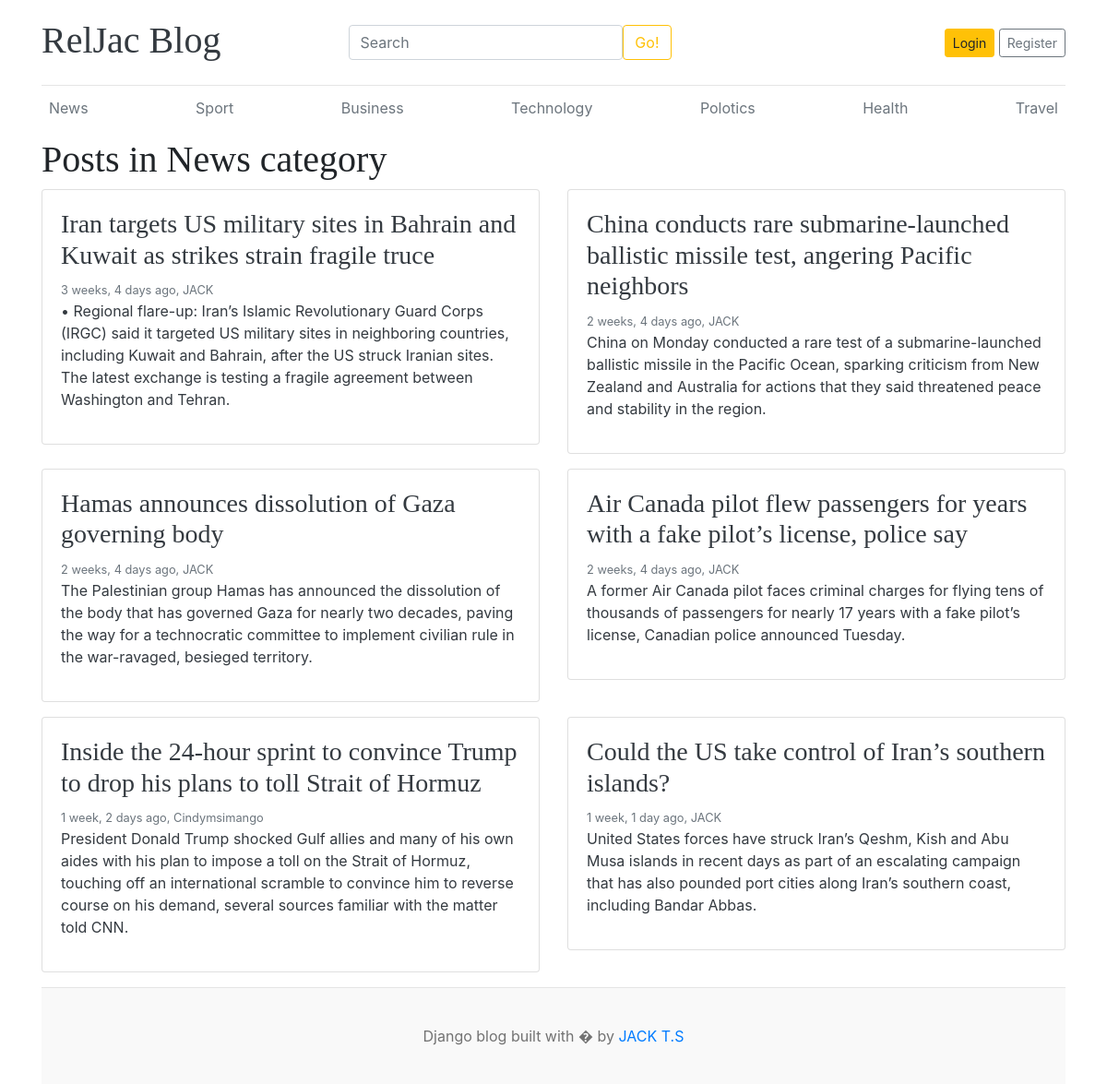
The page /posts_by_category/2/ on the database its author committed.
### blog/models.py (models this page shows, shortened)
class Category(models.Model):
  category_name = models.CharField(max_length=50, unique=True)
  created_at = models.DateTimeField(auto_now_add=True)
  updated_at = models.DateTimeField(auto_now=True)
  class Meta:
    verbose_name_plural = 'Categories'
  def __str__(self):
    return self.category_name

class Blog(models.Model):
    STATUS_CHOICES = [
        (0, 'Draft'),
        (1, 'Published')
    ]
    title = models.CharField(max_length=100)
    slug = models.SlugField(max_length=150, unique=True, blank=True)
    category = models.ForeignKey(Category, on_delete=models.CASCADE)
    author = models.ForeignKey(User, on_delete=models.CASCADE)
    featured_image = models.ImageField(upload_to='uploads/%Y/%m/%d')
    short_description = models.TextField(max_length=1000)
    blog_body = models.TextField(max_length=10000)
    status = models.IntegerField(choices=STATUS_CHOICES, default=0)
    is_headlines = models.BooleanField(default=False)
    is_featured = models.BooleanField(default=False)
    created_at = models.DateTimeField(auto_now_add=True)
    update_at = models.DateTimeField(auto_now=True)
    class Meta:
        verbose_name_plural = 'Blogs'

### blog/views.py (the view)
# urls.py: path('posts_by_category/<int:pk>/', views.posts_by_category, name='posts_by_category'),
def posts_by_category(request, pk):
    category = get_object_or_404(Category, pk=pk)
    posts = Blog.objects.filter(category=category)  # or category.posts.all()
    context = {
       'category': category,
       'posts': posts,
    }
    return render(request, 'blog/posts_by_category.html', context)

### blog/context_processors.py (called while the page is built)
def get_categories(request):
  categories = Category.objects.all()
  return dict(categories=categories)

def get_social_links(request):
  links = Social_media_links.objects.all()
  return dict(links=links)

### blog/templates/blog/posts_by_category.html
{% extends 'base.html' %}
{% block content %}
<h1>Posts in {{ category }} category</h1>
<div class="row">
  {% for post in posts %}
    <div class="col-md-6">
      <div class="card mb-3">
        <div class="card-body">
          <a href="{% url 'post_detail_page' post.slug %}"  class="text-dark">
              <h3>{{ post.title }}</h3>
              <small class="text-muted">{{ post.created_at|timesince }} ago, {{ post.author }}</small>
              <p>{{ post.short_description }}</p>
          </a>
        </div>
      </div>
    </div>
  {% empty %}
    <p>No posts in this category yet.</p>
  {% endfor %}
</div>
{% endblock %}

### templates/base.html (shortened to what this page needs)
{% load static %}
<!DOCTYPE html>
<html lang="en">
<head>
    <link href="https://getbootstrap.com/docs/4.0/dist/css/bootstrap.min.css" rel="stylesheet">
    <link href="{% static 'css/blog.css' %}" rel="stylesheet">
    <link rel="stylesheet" href="https://cdnjs.cloudflare.com/ajax/libs/font-awesome/4.7.0/css/font-awesome.min.css">
  </head>
<body>
    <div class="container">
      <header class="blog-header py-3">
        <div class="row flex-nowrap justify-content-between align-items-center">
          <div class="col-3 pt-1">
            <a class="blog-header-logo text-dark" href="{% url 'blog_homepage' %}"><h1>RelJac Blog</h1></a>
          </div>
          <div class="col-4">
             <form class="d-flex" role="search" action="{% url 'search' %}" method="GET">
              <input class="form-control me-2" type="text" name="keyword" value="{{ keyword }}" placeholder="Search" aria-label="Search"/>
              <button class="btn btn-outline-warning" type="submit">Go!</button>
            </form>
          </div>
          <div class="col-4 d-flex justify-content-end align-items-center">
            {% if not user.is_authenticated %}
              <a class="btn btn-sm btn-warning" href="{% url 'login_view' %}">Login</a> &nbsp;
              <a class="btn btn-sm btn-outline-secondary" href="{% url 'register' %}">Register</a>
             {% else %}
              <span><a href="{% url 'dashboard' %}">Dashboard</a></span>
              &nbsp;
              <span><a href="{% url 'logout' %}">Logout</a></span>
            {% endif %}
          </div>
        </div>
      </header>
      <div class="nav-scroller py-1 mb-2">
        <nav class="nav d-flex justify-content-between">
          {% for cat in categories %}
          <a class="p-2 text-muted" href="{% url 'posts_by_category' cat.id %}">{{ cat.category_name }}</a>
          {% endfor %}
        </nav>
      </div>
    {% block content %}
      {% endblock %}
<footer class="blog-footer">
  <p>Django blog built with � by <a href="#">JACK T.S</a></p>
</footer>
</body>
</html>

### static/css/blog.css (style rules this page uses)
.blog-header { border-bottom: 1px solid #e5e5e5; }
.blog-header-logo { font-family: "Playfair Display", Georgia, "Times New Roman", serif; font-size: 2.25rem; }
h1, h2, h3, h4, h5, h6 { font-family: "Playfair Display", Georgia, "Times New Roman", serif; }
.blog-footer { padding: 2.5rem 0; color: #727272; text-align: center; background-color: #f9f9f9; border-top: .05rem solid #e5e5e5; }
.blog-footer p:last-child { margin-bottom: 0; }

### rows shown on the page
Category: category_name "News"
Category: category_name "Sport"
Category: category_name "Business"
Category: category_name "Technology"
Category: category_name "Polotics"
Category: category_name "Health"
Category: category_name "Travel"
Blog: title "Iran targets US military sites in Bahrain and Kuwait as strikes strain fragile truce", created_at "3 weeks, 4 days", author "JACK", short_description "• Regional flare-up: Iran’s Islamic Revolutionary Guard Corps (IRGC) said it targeted US military sites in neighboring countries, including Kuwait and Bahrain, after the US struck Iranian sites. The latest exchange is testing a fragile agreement between Washington and Tehran."
Blog: title "China conducts rare submarine-launched ballistic missile test, angering Pacific neighbors", created_at "2 weeks, 4 days", author "JACK", short_description "China on Monday conducted a rare test of a submarine-launched ballistic missile in the Pacific Ocean, sparking criticism from New Zealand and Australia for actions that they said threatened peace and stability in the region."
Blog: title "Hamas announces dissolution of Gaza governing body", created_at "2 weeks, 4 days", author "JACK", short_description "The Palestinian group Hamas has announced the dissolution of the body that has governed Gaza for nearly two decades, paving the way for a technocratic committee to implement civilian rule in the war-ravaged, besieged territory."
Blog: title "Air Canada pilot flew passengers for years with a fake pilot’s license, police say", created_at "2 weeks, 4 days", author "JACK", short_description "A former Air Canada pilot faces criminal charges for flying tens of thousands of passengers for nearly 17 years with a fake pilot’s license, Canadian police announced Tuesday."
Blog: title "Inside the 24-hour sprint to convince Trump to drop his plans to toll Strait of Hormuz", created_at "1 week, 2 days", author "Cindymsimango", short_description "President Donald Trump shocked Gulf allies and many of his own aides with his plan to impose a toll on the Strait of Hormuz, touching off an international scramble to convince him to reverse course on his demand, several sources familiar with the matter told CNN."
Blog: title "Could the US take control of Iran’s southern islands?", created_at "1 week, 1 day", author "JACK", short_description "United States forces have struck Iran’s Qeshm, Kish and Abu Musa islands in recent days as part of an escalating campaign that has also pounded port cities along Iran’s southern coast, including Bandar Abbas."
